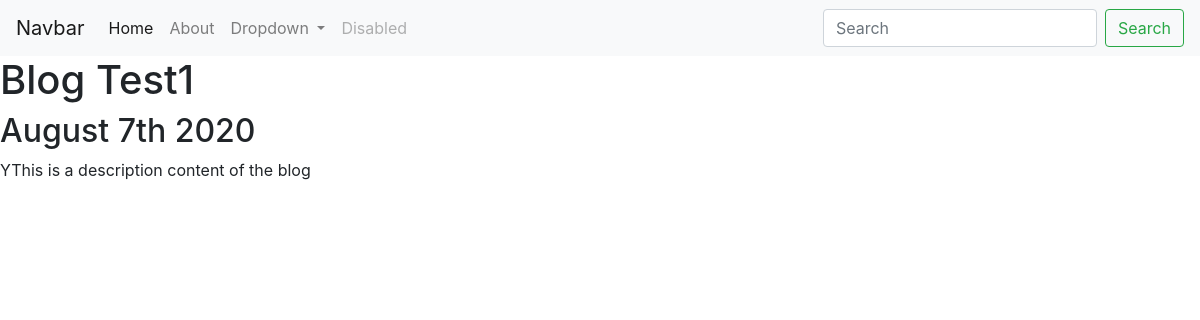
Before: /blog/1/ with the older database file.
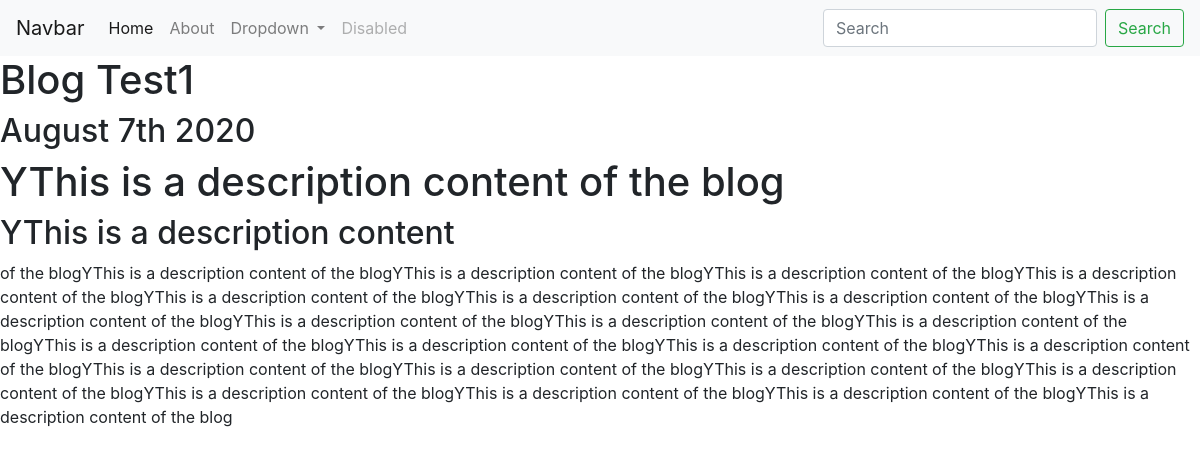
After: the same page with the newer database file.
### blog/models.py (models this page shows, shortened)
class Blog(models.Model):
    title = models.CharField(max_length=200)
    description = models.TextField()
    date = models.DateField()

### blog/views.py (the view)
# urls.py: path('<int:blog_id>/', views.detail, name='detail'),
def detail(request, blog_id):
    blog = get_object_or_404(Blog, pk=blog_id)
    return render(request, 'blog/detail.html',{'blog':blog})

### blog/templates/blog/detail.html
{% extends 'portfolio/base.html' %}
{% block content %}
<h1>{{ blog.title }}</h1>
<h2>{{ blog.date|date:'F jS Y' }}</h2>
{{ blog.description|safe }}
{% endblock %}

Changed rows visible on the page:
changed Blog "Blog Test1": description "YThis is a description content of the blog" → "…content of the blog YThis is a description content of the blogYThis is a description content of the blogYThis is a description content of the blogYThis is a description content of the blogYThis is a description content of the blogYThis is a description content of the blogYThis is a description content of the blogYThis is a description content of the blogYThis is a description content of the blogYThis is a description content of the blogYThis is a description content of the blogYThis is a description content of the blogYThis is a description content of the blogYThis is a description content of the blogYThis is a description content of the blogYThis is a description content of the blogYThis…"
